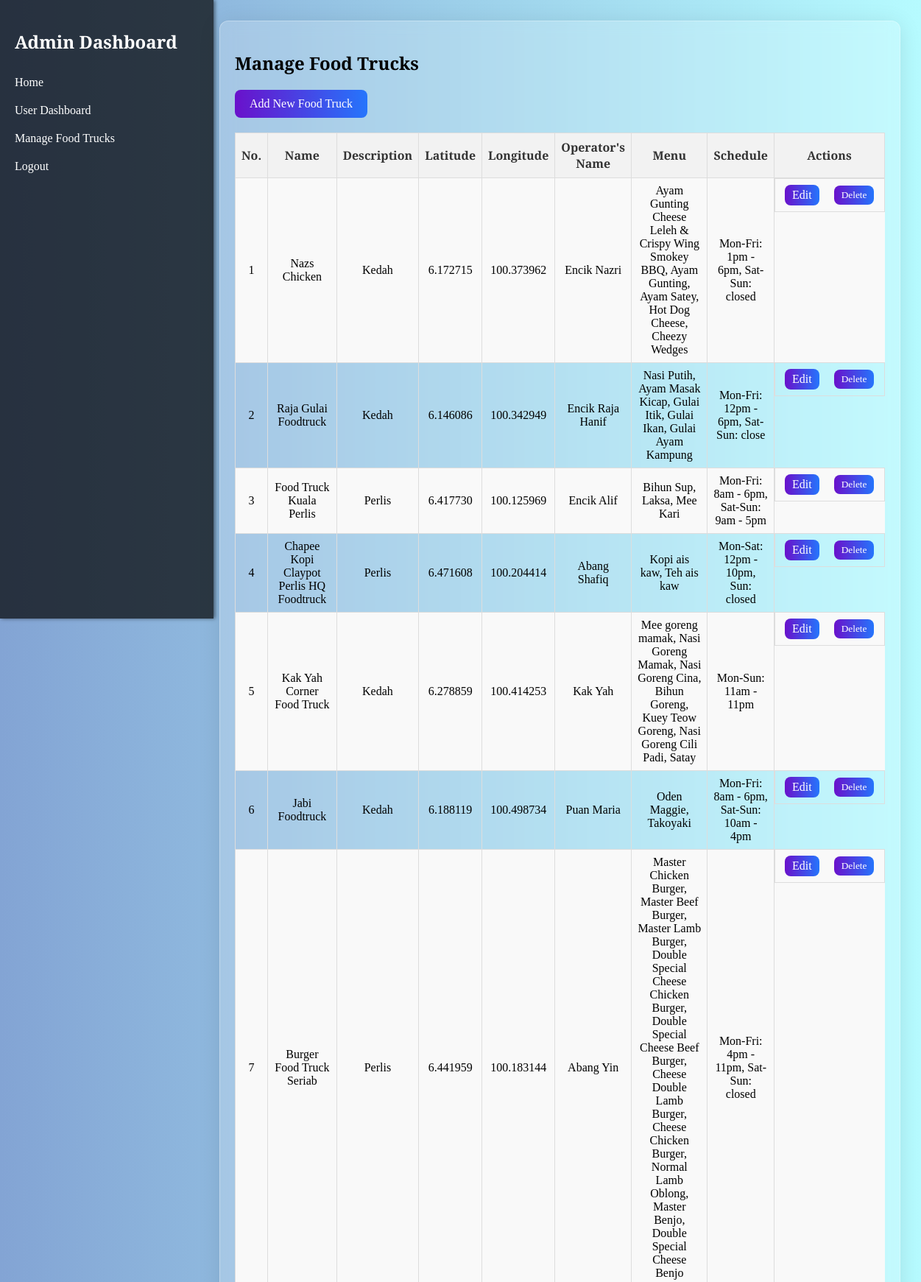
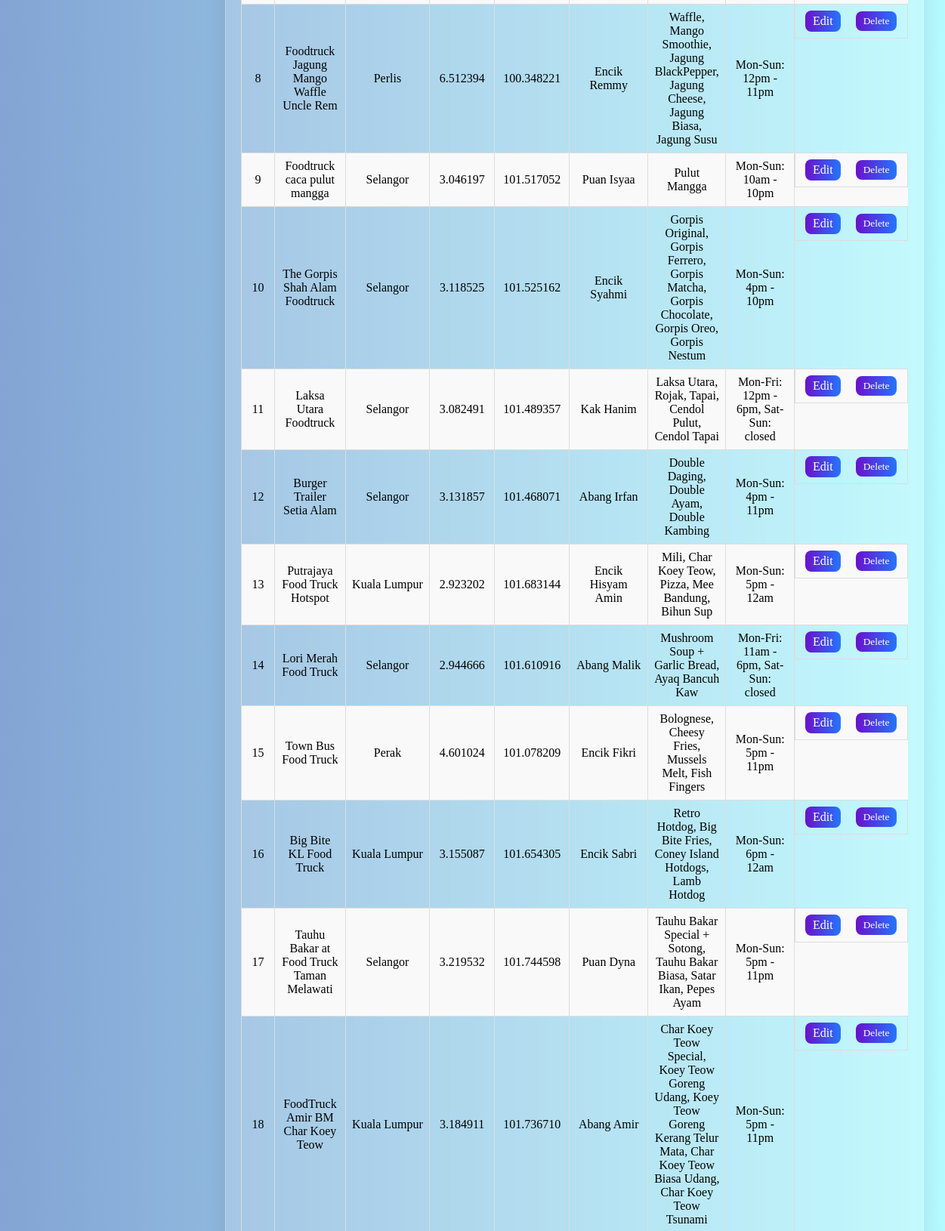
Screenshot of /dashboard.php (signed in, upper part) with the database file from the repository (2 pictures, top to bottom).
### tables this page shows
CREATE TABLE IF NOT EXISTS `foodtruckdetails` (
  `id` int(11) NOT NULL AUTO_INCREMENT,
  `name` varchar(255) NOT NULL,
  `description` varchar(255) NOT NULL,
  `lat` float(10,6) NOT NULL,
  `lng` float(10,6) NOT NULL,
  `operator_name` varchar(255) NOT NULL,
  `menu` text NOT NULL,
  `schedule` varchar(50) NOT NULL,
  PRIMARY KEY (`id`)
);

### dashboard.php (the view, shortened to what this page needs)
<?php
include 'db.php';
$foodTruckResults = $link->query("SELECT * FROM foodtruckdetails");
?>
<!DOCTYPE html>
<html lang="en">
<head>
</head>
<body>
    <div class="drawer">
        <h2>Admin Dashboard</h2>
        <a href="home.php">Home</a>
        <a href="manage_admin.php">User Dashboard</a>
        <a href="dashboard.php">Manage Food Trucks</a>
        <a href="logout.php">Logout</a>
    </div>
    <div class="container">
        <div class="card">
            <h2>Manage Food Trucks</h2>
            <a href="add.php" class="add-button">Add New Food Truck</a>
            <table>
                <tr>
                    <th>No.</th>
                    <th>Name</th>
                    <th>Description</th>
                    <th>Latitude</th>
                    <th>Longitude</th>
                    <th>Operator's Name</th>
                    <th>Menu</th>
                    <th>Schedule</th>
                    <th>Actions</th>
                </tr>
                <?php
                $no = 1;
                while ($row = $foodTruckResults->fetch_assoc()) {
                    echo "<tr>
                        <td>{$no}</td>
                        <td>{$row['name']}</td>
                        <td>{$row['description']}</td>
                        <td>{$row['lat']}</td>
                        <td>{$row['lng']}</td>
                        <td>{$row['operator_name']}</td>
                        <td>{$row['menu']}</td>
                        <td>{$row['schedule']}</td>
                        <td class='actions'>
                            <a href='edit.php?id={$row['id']}' class='edit-button'>Edit</a>
                            <form action='delete.php' method='post'>
                                <input type='hidden' name='id' value='{$row['id']}'>
                                <button type='submit' class='delete-button'>Delete</button>
                            </form>
                        </td>
                    </tr>";
                    $no++;
                }
                ?>
            </table>
        </div>
    </div>
</body>
</html>

### dashboard.php (style rules this page uses)
body { font-family: 'Playfair Display', serif; background: linear-gradient(to right, #83a4d4, #b6fbff); display: flex; }
.drawer { width: 250px; background-color: rgba(0, 0, 0, 0.7); color: white; padding: 20px; height: 100vh; position: fixed; left: 0; top: 0; box-shadow: 2px 0 5px rgba(0,0,0,0.5); }
.drawer a { color: white; text-decoration: none; display: block; padding: 10px 0; transition: background 0.3s; }
.container { margin-left: 270px; padding: 20px; width: 100%; }
.card { background: rgba(255, 255, 255, 0.2); border-radius: 12px; padding: 20px; box-shadow: 0 4px 30px rgba(0, 0, 0, 0.1); backdrop-filter: blur(10px); -webkit-backdrop-filter: blur(10px); border: 1px solid rgba(255, 255, 255, 0.3); margin-bottom: 20px; }
table { width: 100%; border-collapse: collapse; margin-bottom: 20px; }
th, td { border: 1px solid #ddd; padding: 8px; text-align: center; vertical-align: middle; }
th { background-color: #f2f2f2; color: #333; }
tr:nth-child(even) { background-color: #f9f9f9; }
.add-button { background: linear-gradient(to right, #6a11cb, #2575fc); color: white; padding: 10px 20px; border-radius: 8px; text-decoration: none; display: inline-block; margin-bottom: 20px; transition: background 0.3s; }
.edit-button, .delete-button { background: linear-gradient(to right, #6a11cb, #2575fc); color: white; padding: 5px 10px; border-radius: 8px; text-decoration: none; transition: background 0.3s; display: inline-block; margin: 0 5px; font-family: 'Playfair Display', serif; }
.actions { display: flex; justify-content: center; align-items: center; gap: 10px; vertical-align: middle; }
.delete-button { border: none; cursor: pointer; }

### rows the page displays
foodtruckdetails: name "Nazs Chicken", description "Kedah", lat "6.172715", lng "100.373962", operator_name "Encik Nazri", menu "Ayam Gunting Cheese Leleh & Crispy Wing Smokey BBQ, Ayam Gunting, Ayam Satey, Hot Dog Cheese, Cheezy Wedges", schedule "Mon-Fri: 1pm - 6pm, Sat-Sun: closed"
foodtruckdetails: name "Raja Gulai Foodtruck", description "Kedah", lat "6.146086", lng "100.342949", operator_name "Encik Raja Hanif", menu "Nasi Putih, Ayam Masak Kicap, Gulai Itik, Gulai Ikan, Gulai Ayam Kampung", schedule "Mon-Fri: 12pm - 6pm, Sat-Sun: close"
foodtruckdetails: name "Food Truck Kuala Perlis", description "Perlis", lat "6.417730", lng "100.125969", operator_name "Encik Alif", menu "Bihun Sup, Laksa, Mee Kari", schedule "Mon-Fri: 8am - 6pm, Sat-Sun: 9am - 5pm"
foodtruckdetails: name "Chapee Kopi Claypot Perlis HQ Foodtruck", description "Perlis", lat "6.471608", lng "100.204414", operator_name "Abang Shafiq", menu "Kopi ais kaw, Teh ais kaw", schedule "Mon-Sat: 12pm - 10pm, Sun: closed"
foodtruckdetails: name "Kak Yah Corner Food Truck", description "Kedah", lat "6.278859", lng "100.414253", operator_name "Kak Yah", menu "Mee goreng mamak, Nasi Goreng Mamak, Nasi Goreng Cina, Bihun Goreng, Kuey Teow Goreng, Nasi Goreng Cili Padi, Satay", schedule "Mon-Sun: 11am - 11pm"
foodtruckdetails: name "Jabi Foodtruck", description "Kedah", lat "6.188119", lng "100.498734", operator_name "Puan Maria", menu "Oden Maggie, Takoyaki", schedule "Mon-Fri: 8am - 6pm, Sat-Sun: 10am - 4pm"
foodtruckdetails: name "Burger Food Truck Seriab", description "Perlis", lat "6.441959", lng "100.183144", operator_name "Abang Yin", menu "Master Chicken Burger, Master Beef Burger, Master Lamb Burger, Double Special Cheese Chicken Burger, Double Special Cheese Beef Burger, Cheese Double Lamb Burger, Cheese Chicken Burger, Normal Lamb Oblong, Master Benjo, Double Special Cheese Benjo", schedule "Mon-Fri: 4pm - 11pm, Sat-Sun: closed"
foodtruckdetails: name "Foodtruck Jagung Mango Waffle Uncle Rem", description "Perlis", lat "6.512394", lng "100.348221", operator_name "Encik Remmy", menu "Waffle, Mango Smoothie, Jagung BlackPepper, Jagung Cheese, Jagung Biasa, Jagung Susu", schedule "Mon-Sun: 12pm - 11pm"
foodtruckdetails: name "Foodtruck caca pulut mangga", description "Selangor", lat "3.046197", lng "101.517052", operator_name "Puan Isyaa", menu "Pulut Mangga", schedule "Mon-Sun: 10am - 10pm"
foodtruckdetails: name "The Gorpis Shah Alam Foodtruck", description "Selangor", lat "3.118525", lng "101.525162", operator_name "Encik Syahmi", menu "Gorpis Original, Gorpis Ferrero, Gorpis Matcha, Gorpis Chocolate, Gorpis Oreo, Gorpis Nestum", schedule "Mon-Sun: 4pm - 10pm"
foodtruckdetails: name "Laksa Utara Foodtruck", description "Selangor", lat "3.082491", lng "101.489357", operator_name "Kak Hanim", menu "Laksa Utara, Rojak, Tapai, Cendol Pulut, Cendol Tapai", schedule "Mon-Fri: 12pm - 6pm, Sat-Sun: closed"
foodtruckdetails: name "Burger Trailer Setia Alam", description "Selangor", lat "3.131857", lng "101.468071", operator_name "Abang Irfan", menu "Double Daging, Double Ayam, Double Kambing", schedule "Mon-Sun: 4pm - 11pm"
foodtruckdetails: name "Putrajaya Food Truck Hotspot", description "Kuala Lumpur", lat "2.923202", lng "101.683144", operator_name "Encik Hisyam Amin", menu "Mili, Char Koey Teow, Pizza, Mee Bandung, Bihun Sup", schedule "Mon-Sun: 5pm - 12am"
foodtruckdetails: name "Lori Merah Food Truck", description "Selangor", lat "2.944666", lng "101.610916", operator_name "Abang Malik", menu "Mushroom Soup + Garlic Bread, Ayaq Bancuh Kaw", schedule "Mon-Fri: 11am - 6pm, Sat-Sun: closed"
foodtruckdetails: name "Town Bus Food Truck", description "Perak", lat "4.601024", lng "101.078209", operator_name "Encik Fikri", menu "Bolognese, Cheesy Fries, Mussels Melt, Fish Fingers", schedule "Mon-Sun: 5pm - 11pm"
foodtruckdetails: name "Big Bite KL Food Truck", description "Kuala Lumpur", lat "3.155087", lng "101.654305", operator_name "Encik Sabri", menu "Retro Hotdog, Big Bite Fries, Coney Island Hotdogs, Lamb Hotdog", schedule "Mon-Sun: 6pm - 12am"
foodtruckdetails: name "Tauhu Bakar at Food Truck Taman Melawati", description "Selangor", lat "3.219532", lng "101.744598", operator_name "Puan Dyna", menu "Tauhu Bakar Special + Sotong, Tauhu Bakar Biasa, Satar Ikan, Pepes Ayam", schedule "Mon-Sun: 5pm - 11pm"
foodtruckdetails: name "FoodTruck Amir BM Char Koey Teow", description "Kuala Lumpur", lat "3.184911", lng "101.736710", operator_name "Abang Amir", menu "Char Koey Teow Special, Koey Teow Goreng Udang, Koey Teow Goreng Kerang Telur Mata, Char Koey Teow Biasa Udang, Char Koey Teow Tsunami", schedule "Mon-Sun: 5pm - 11pm"
